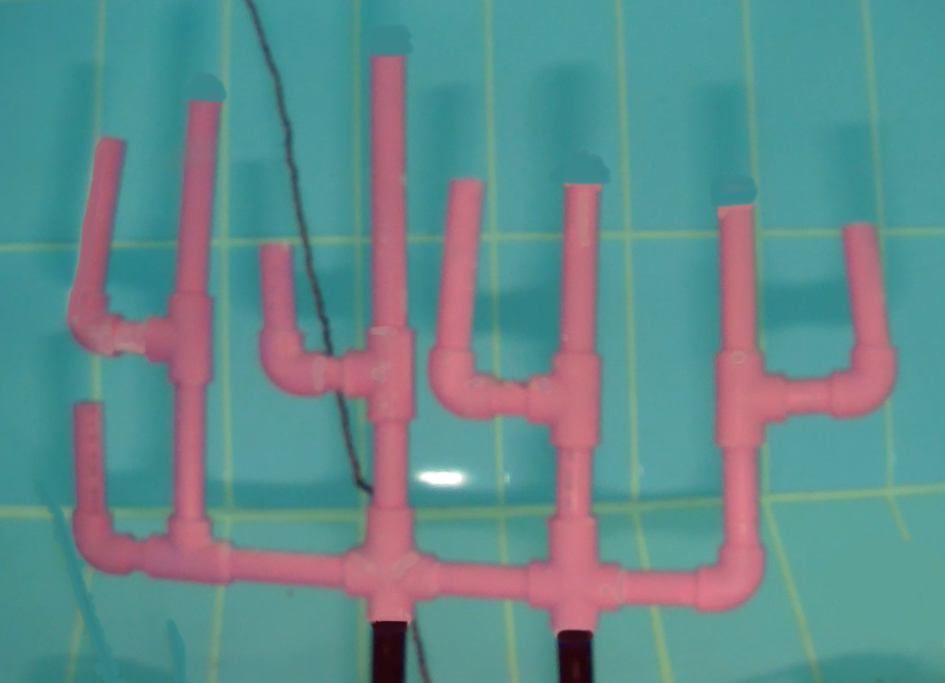
#> input picture deneme4/2.2f.png, 945 x 683 px
$ python eslestirme2.py   (older library calls are emulated)
#> lines starting #> are read from the running program, lines starting #| are printed output that depends on the picture; after the words box and inside, x2 and y2 are one past the last pixel; in counts of white or black regions, pixels touching at a corner belong together
import cv2
import numpy as np
from matplotlib import pyplot as plt

img1 = cv2.imread("2.2f.png")
#> img1 is the input picture: shape (683, 945, 3); mean B, G, R 140.3, 138.9, 97.9
img2 = cv2.imread("1.1f.png")
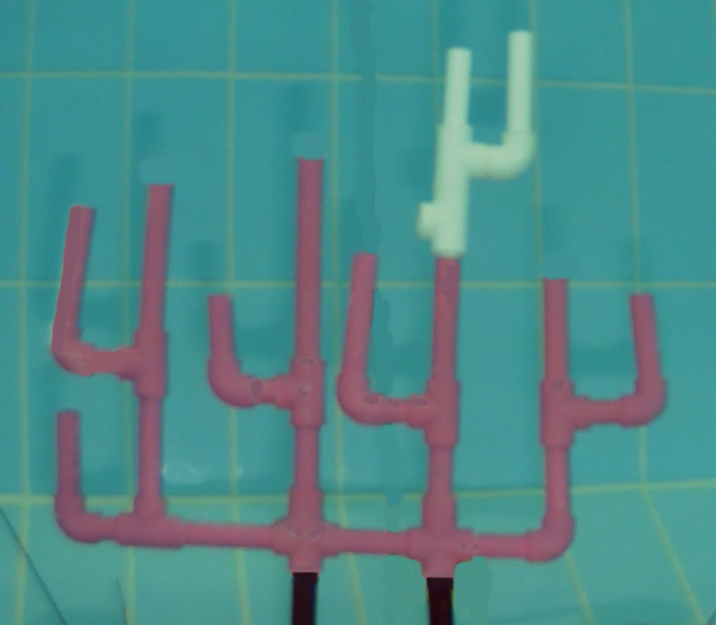
#> input picture deneme4/1.1f.png, 716 x 625 px
#> img2 is the input picture: shape (625, 716, 3); mean B, G, R 137.7, 137.7, 77.8

copyimg1 = img1.copy()
copyimg2 = img2.copy()

img1zero = np.zeros((img1.shape[0],img1.shape[1],3), np.uint8)
img1k = np.zeros((img1.shape[0],img1.shape[1],3), np.uint8)
img1y = np.zeros((img1.shape[0],img1.shape[1],3), np.uint8)
img1m = np.zeros((img1.shape[0],img1.shape[1],3), np.uint8)

img2k = np.zeros((img2.shape[0],img2.shape[1],3), np.uint8)
img2y = np.zeros((img2.shape[0],img2.shape[1],3), np.uint8)
img2m = np.zeros((img2.shape[0],img2.shape[1],3), np.uint8)
img2zero = np.zeros((img2.shape[0],img2.shape[1],3), np.uint8)

kernel = np.ones((2,2),np.uint8)

def bitwise_alma(img):
    hsv1 = cv2.cvtColor(img,cv2.COLOR_BGR2HSV)
    lower_pembe = np.array([148, 0, 100])
    upper_pembe = np.array([179, 255, 255])

    mask1 = cv2.inRange(hsv1, lower_pembe, upper_pembe)
    bitwise1 = cv2.bitwise_and(img, img, mask=mask1)


    lower_beyaz = np.array([63, 28, 183])
    upper_beyaz = np.array([81, 255, 255])

    hsv2 = cv2.cvtColor(img, cv2.COLOR_BGR2HSV)
    mask2 = cv2.inRange(hsv2, lower_beyaz, upper_beyaz)
    bitwise2 = cv2.bitwise_and(img, img, mask=mask2)

    top_bitwise =cv2.add(bitwise1,bitwise2)
    return top_bitwise

def mask_alma_beyaz(img):
    lower_beyaz = np.array([63, 28, 183])
    upper_beyaz = np.array([81, 255, 255])

    hsv2 = cv2.cvtColor(img, cv2.COLOR_BGR2HSV)
    mask2 = cv2.inRange(hsv2, lower_beyaz, upper_beyaz)
    return mask2

def mask_alma_sari(img):
    lower_sari = np.array([20, 0, 0])
    upper_sari = np.array([50, 255, 255])

    hsv2 = cv2.cvtColor(img, cv2.COLOR_BGR2HSV)
    mask2 = cv2.inRange(hsv2, lower_sari, upper_sari)
    return mask2

def mask_alma_pembe(img):
    lower_pembe = np.array([148, 0, 100])
    upper_pembe = np.array([179, 255, 255])

    hsv1 = cv2.cvtColor(img, cv2.COLOR_BGR2HSV)
#> hsv1: shape (683, 945, 3); mean H, S, V 106.4, 117.6, 154.3
    mask1 = cv2.inRange(hsv1, lower_pembe, upper_pembe)
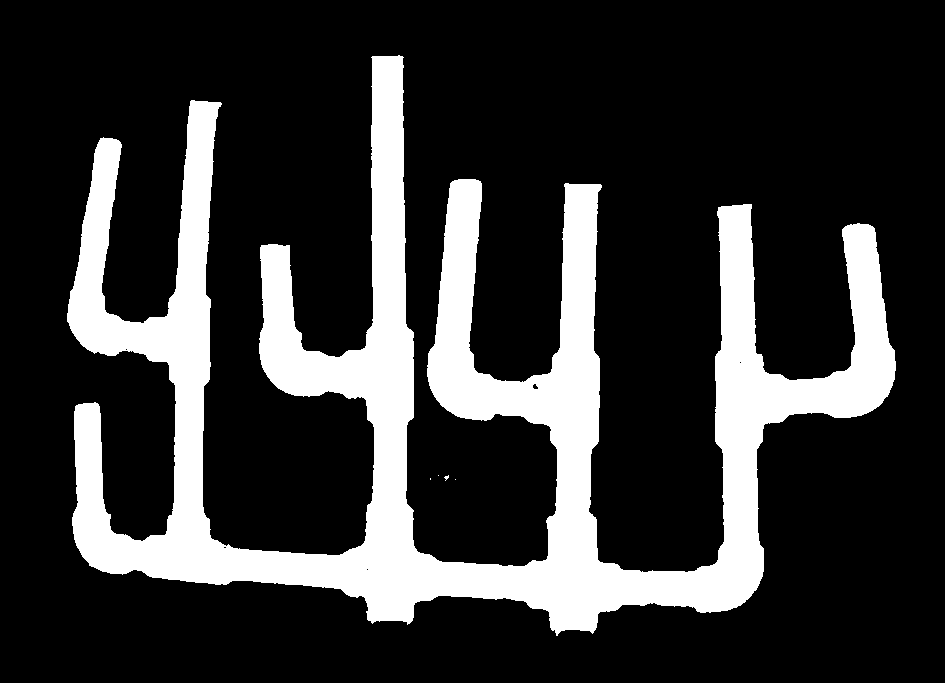
#> mask1: shape (683, 945); 20.5% white; 5 white regions (4 under 20 px), largest, box (x1, y1, x2, y2) and area: (67, 55, 896, 636) 132289
    return mask1


pe1 = mask_alma_pembe(img1)
pe2 = mask_alma_pembe(img2)
#> in mask_alma_pembe (call 2), `hsv1 = cv2.cvtColor(img, cv2.COLOR_BGR2HSV)`: hsv1: shape (625, 716, 3); mean H, S, V 100.6, 130.2, 145.6
#> in mask_alma_pembe (call 2), `mask1 = cv2.inRange(hsv1, lower_pembe, upper_pembe)`: mask1: shape (625, 716); 14.1% white; 1 white region, box (x1, y1, x2, y2) and area: (51, 158, 664, 578) 63122


dilation1 = cv2.dilate(pe1,kernel, iterations = 5)
#> dilation1: shape (683, 945); 23.7% white; 4 white regions, box (x1, y1, x2, y2) and area: (67, 55, 901, 641) 152570, (438, 475, 454, 486) 132, (430, 478, 436, 485) 42, (455, 479, 461, 485) 36
dilation2 = cv2.dilate(pe2,kernel, iterations = 5)
#> dilation2: shape (625, 716); 17.4% white; 1 white region, box (x1, y1, x2, y2) and area: (51, 158, 669, 583) 78020

erode1 = cv2.erode(pe1,kernel,iterations = 3)
#> erode1: shape (683, 945); 18.6% white; 1 white region, box (x1, y1, x2, y2) and area: (70, 59, 896, 633) 120031
erode2 = cv2.erode(pe2,kernel,iterations = 3)
#> erode2: shape (625, 716); 12.1% white; 1 white region, box (x1, y1, x2, y2) and area: (54, 163, 663, 577) 54193

cv2.imshow("Maske Pe 1",pe1)
# [9 lines of commented-out code are left out]

sobelSol = cv2.Sobel(erode1, cv2.CV_8U, 1, 0, ksize=1)
#> sobelSol: shape (683, 945); 0.83% white in thin lines or dots, all inside (x1, y1, x2, y2) = (69, 59, 859, 633)
cv2.imshow("x8u 1", sobelSol)

sobelx = cv2.Sobel(erode1, cv2.CV_64F, 1, 0, ksize=1)
abs_sobelx = np.absolute(sobelx)
#> abs_sobelx: shape (683, 945) float64; 1.7% white in thin lines or dots, all inside (x1, y1, x2, y2) = (69, 59, 897, 633)
sobelX = np.uint8(abs_sobelx)

sobelSag = sobelX - sobelSol
#> sobelSag: shape (683, 945); 0.83% white in thin lines or dots, all inside (x1, y1, x2, y2) = (97, 59, 897, 633)
cv2.imshow("sag", sobelSag)

contours, hierarchy = cv2.findContours(sobelSol, cv2.RETR_EXTERNAL, cv2.CHAIN_APPROX_SIMPLE)
#> contours = 117 contours, 103 with area under 20; largest, box (x1, y1, x2, y2) and area: (715, 210, 728, 568) 355, (363, 59, 377, 353) 291, (429, 183, 461, 417) 227, (167, 103, 194, 320) 214, (69, 141, 104, 353) 207

hull = []

liste = []
for i in range(len(contours)):
    a = 0
    area = cv2.contourArea(contours[i])
    # print(area)
    if area < 30:
        # print("Çıkarıldı")
        pass
    else:
        # print("Eklendi")
        liste.insert(a, cv2.boundingRect(contours[i]))
        (x, y, w, h) = cv2.boundingRect(contours[i])
        cv2.rectangle(img1zero, (x, y), (x + w, y + h), (0, 0, 255), -1)
        cv2.circle(img1k, (x, y), 25, (0, 0, 255), -1, -1)
        hull.append(cv2.convexHull(contours[i], False))
        a = a + 1
#> this loop made 117 passes
#> (a, area, x, y, w, h) on passes 61, 63, 74, 76, 93, 104, 106, 108, 112, 113, 115, 116: (1, 43, 548, 519, 5, 44), (1, 92, 549, 425, 12, 94), (1, 157, 74, 407, 21, 160), (1, 148, 363, 397, 15, 152), (1, 154, 169, 362, 11, 156), (1, 141, 261, 248, 28, 145), (1, 143, 844, 228, 15, 146), (1, 355, 715, 210, 13, 358), (1, 187.5, 550, 186, 19, 191), (1, 227, 429, 183, 32, 234), (1, 207, 69, 141, 35, 212), (1, 214.5, 167, 103, 27, 217)
#> (a, area) on pass 23: (0, 23)
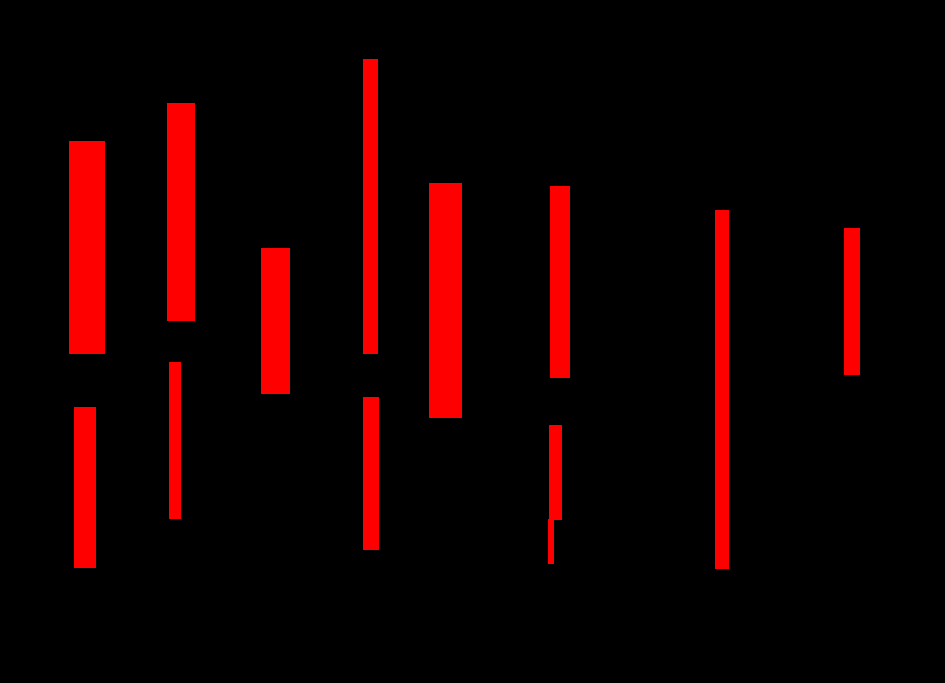
#> img1zero: shape (683, 945, 3); mean of channels 0, 1, 2 0, 0, 20.1; drawn as B, G, R
#> after the loop, hull = 13 contours; largest, box (x1, y1, x2, y2) and area: (429, 183, 461, 417) 4400, (69, 141, 104, 353) 3500, (715, 210, 728, 568) 2936, (363, 59, 377, 353) 1968, (261, 248, 289, 393) 1794; liste = 13 items, first 6: (363, 59, 14, 294), (167, 103, 27, 217), (69, 141, 35, 212), (429, 183, 32, 234), (550, 186, 19, 191), (715, 210, 13, 358)

    # [4 lines of commented-out code are left out]

contours, hierarchy = cv2.findContours(sobelSag, cv2.RETR_EXTERNAL, cv2.CHAIN_APPROX_SIMPLE)
#> contours = 98 contours, 88 with area under 20; largest, box (x1, y1, x2, y2) and area: (402, 59, 421, 556) 493, (202, 105, 222, 543) 434, (588, 187, 602, 565) 375, (468, 183, 483, 376) 191, (740, 424, 766, 606) 178

hull = []

liste = []
for i in range(len(contours)):
    a = 0
    area = cv2.contourArea(contours[i])
    # print(area)
    if area < 30:
        # print("Çıkarıldı")
        pass
    else:
        # print("Eklendi")
        liste.insert(a, cv2.boundingRect(contours[i]))
        (x, y, w, h) = cv2.boundingRect(contours[i])
        cv2.rectangle(img1zero, (x, y), (x + w, y + h), (0, 255, 0), -1)
        cv2.circle(img1y, (x, y), 25, (0, 255, 0), -1, -1)
        hull.append(cv2.convexHull(contours[i], False))
        a = a + 1
#> this loop made 98 passes
#> (a, area, x, y, w, h) on passes 51, 61, 84, 87, 88, 89, 91, 93, 95, 98: (1, 178, 740, 424, 26, 182), (1, 110, 97, 406, 12, 111), (1, 102.5, 289, 248, 18, 106), (1, 178, 866, 227, 31, 187), (1, 149, 750, 207, 8, 150), (1, 375, 588, 187, 14, 378), (1, 191, 468, 183, 15, 193), (1, 172, 101, 142, 22, 175), (1, 434, 202, 105, 20, 438), (1, 493, 402, 59, 19, 497)
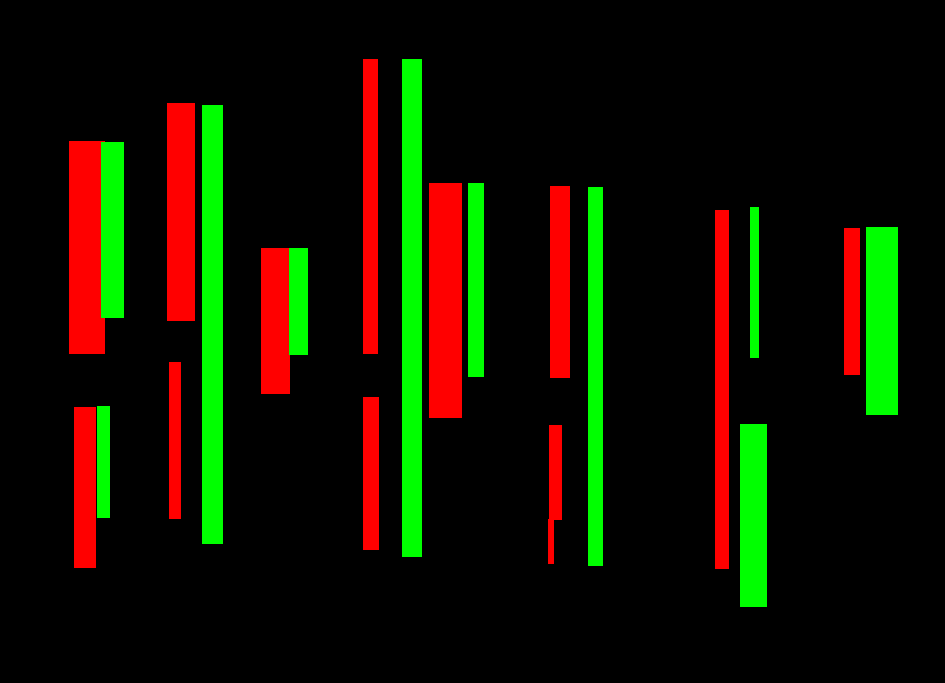
#> img1zero: shape (683, 945, 3); 7.41% of pixels changed, all inside (x1, y1, x2, y2) = (97, 59, 898, 607); drawn as B, G, R
#> after the loop, hull = 10 contours; largest, box (x1, y1, x2, y2) and area: (202, 105, 222, 543) 5100, (402, 59, 421, 556) 4197, (866, 227, 897, 414) 3616, (588, 187, 602, 565) 3120, (740, 424, 766, 606) 2396; liste = [(402, 59, 19, 497), (202, 105, 20, 438), (101, 142, 22, 175), (468, 183, 15, 193), (588, 187, 14, 378), (750, 207, 8, 150), (866, 227, 31, 187), (289, 248, 18, 106), (97, 406, 12, 111), (740, 424, 26, 182)]

# [4 lines of commented-out code are left out]
img1ky = img1k + img1y

img1ky = mask_alma_sari(img1ky)
#> in mask_alma_sari, `hsv2 = cv2.cvtColor(img, cv2.COLOR_BGR2HSV)`: hsv2: shape (683, 945, 3); mean H, S, V 1.7, 16.7, 16.7
#> in mask_alma_sari, `mask2 = cv2.inRange(hsv2, lower_sari, upper_sari)`: mask2: shape (683, 945); 0.73% white; 9 white regions
cv2.imshow("img1ky", img1ky)

contours, hierarchy = cv2.findContours(img1ky, cv2.RETR_EXTERNAL, cv2.CHAIN_APPROX_SIMPLE)
#> contours = 9 contours; largest, box (x1, y1, x2, y2) and area: (841, 205, 870, 251) 903, (72, 384, 100, 430) 858, (264, 228, 287, 269) 642, (76, 123, 95, 162) 483, (177, 86, 193, 122) 370

points1 = []

for i in range(len(contours)):
    (x, y, w, h) = cv2.boundingRect(contours[i])
    points1.append((int(x + (w / 2)),int(y + (h / 2))))
    cv2.circle(img1, (int(x + (w / 2)), int(y + (h / 2))), 5, (255, 0, 0), 1, -1)
#> this loop made 9 passes
#> (x, y, w, h) on passes 1 to 9: (72, 384, 28, 46), (264, 228, 23, 41), (841, 205, 29, 46), (725, 191, 16, 36), (563, 170, 13, 33), (443, 168, 12, 31), (76, 123, 19, 39), (177, 86, 16, 36), (377, 44, 12, 31)
#> after the loop, points1 = [(86, 407), (275, 248), (855, 228), (733, 209), (569, 186), (449, 183), (85, 142), (185, 104), (383, 59)]

#######################################################################################################################


sobelSol = cv2.Sobel(erode2, cv2.CV_8U, 1, 0, ksize=1)
#> sobelSol: shape (625, 716); 0.86% white in thin lines or dots, all inside (x1, y1, x2, y2) = (53, 163, 643, 577)
cv2.imshow("x8u 2", sobelSol)

sobelx = cv2.Sobel(erode2, cv2.CV_64F, 1, 0, ksize=1)
#> sobelx: shape (625, 716) float64
abs_sobelx = np.absolute(sobelx)
#> abs_sobelx: shape (625, 716) float64; 1.7% white in thin lines or dots, all inside (x1, y1, x2, y2) = (53, 163, 664, 577)
sobelX = np.uint8(abs_sobelx)

sobelSag = sobelX - sobelSol
#> sobelSag: shape (625, 716); 0.86% white in thin lines or dots, all inside (x1, y1, x2, y2) = (72, 163, 664, 577)
cv2.imshow("sag", sobelSag)

contours, hierarchy = cv2.findContours(sobelSol, cv2.RETR_EXTERNAL, cv2.CHAIN_APPROX_SIMPLE)
#> contours = 81 contours, 69 with area under 20; largest, box (x1, y1, x2, y2) and area: (538, 283, 551, 535) 249, (289, 163, 304, 378) 213, (339, 258, 361, 422) 159, (132, 189, 155, 350) 159, (53, 209, 78, 366) 154

hull = []

liste = []
for i in range(len(contours)):
    a = 0
    area = cv2.contourArea(contours[i])
    # print(area)
    if area < 30:
        # print("Çıkarıldı")
        pass
    else:
        # print("Eklendi")
        liste.insert(a, cv2.boundingRect(contours[i]))
        (x, y, w, h) = cv2.boundingRect(contours[i])
        cv2.rectangle(img2zero, (x, y), (x + w, y + h), (0, 0, 255), -1)
        cv2.circle(img2k, (x, y), 25, (0, 0, 255), -1, -1)
        hull.append(cv2.convexHull(contours[i], False))
        a = a + 1
#> this loop made 81 passes
#> (a, area, x, y, w, h) on passes 42, 50, 51, 64, 73, 74, 75, 76, 77, 79, 80, 81: (1, 101, 421, 428, 13, 103), (1, 116, 58, 417, 25, 123), (1, 110, 286, 409, 15, 114), (1, 135, 132, 379, 13, 137), (1, 103, 211, 299, 26, 108), (1, 97, 633, 298, 10, 101), (1, 249, 538, 283, 13, 252), (1, 136, 425, 261, 18, 137), (1, 159, 339, 258, 22, 164), (1, 154, 53, 209, 25, 157), (1, 159, 132, 189, 23, 161), (1, 213, 289, 163, 15, 215)
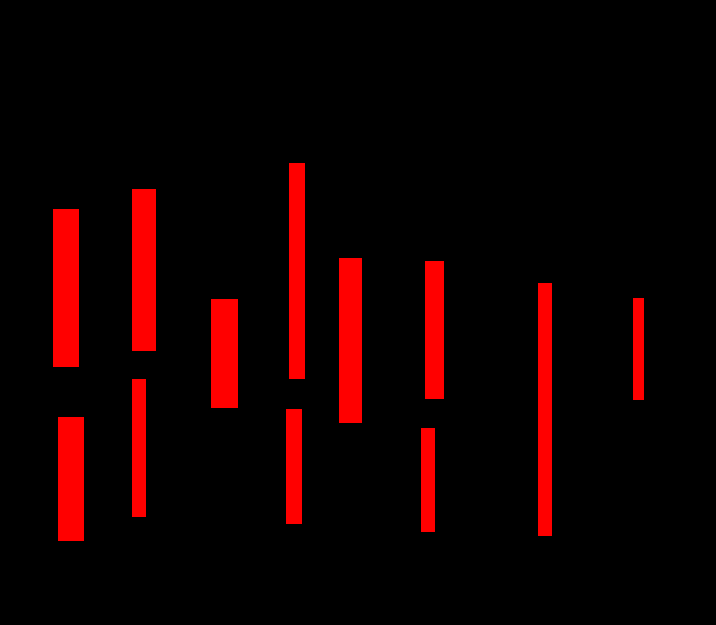
#> img2zero: shape (625, 716, 3); mean of channels 0, 1, 2 0, 0, 19.3; drawn as B, G, R
#> after the loop, hull = 12 contours; largest, box (x1, y1, x2, y2) and area: (339, 258, 361, 422) 2214, (538, 283, 551, 535) 1712, (58, 417, 83, 540) 1490, (53, 209, 78, 366) 1380, (132, 379, 145, 516) 1356; liste = [(289, 163, 15, 215), (132, 189, 23, 161), (53, 209, 25, 157), (339, 258, 22, 164), (425, 261, 18, 137), (538, 283, 13, 252), (633, 298, 10, 101), (211, 299, 26, 108), (132, 379, 13, 137), (286, 409, 15, 114), (58, 417, 25, 123), (421, 428, 13, 103)]

    # [4 lines of commented-out code are left out]

contours, hierarchy = cv2.findContours(sobelSag, cv2.RETR_EXTERNAL, cv2.CHAIN_APPROX_SIMPLE)
#> contours = 75 contours, 65 with area under 20; largest, box (x1, y1, x2, y2) and area: (315, 164, 324, 526) 361, (156, 189, 170, 520) 329, (449, 262, 460, 533) 269, (363, 257, 376, 397) 137, (74, 211, 91, 347) 133

hull = []

liste = []
for i in range(len(contours)):
    a = 0
    area = cv2.contourArea(contours[i])
    # print(area)
    if area < 30:
        # print("Çıkarıldı")
        pass
    else:
        # print("Eklendi")
        liste.insert(a, cv2.boundingRect(contours[i]))
        (x, y, w, h) = cv2.boundingRect(contours[i])
        cv2.rectangle(img2zero, (x, y), (x + w, y + h), (0, 255, 0), -1)
        cv2.circle(img2y, (x, y), 25, (0, 255, 0), -1, -1)
        hull.append(cv2.convexHull(contours[i], False))
        a = a + 1
#> this loop made 75 passes
#> area on passes 1 to 12: 14, 0, 0, 0, 14, 3, 0, 0, 0, 0, 0, 0
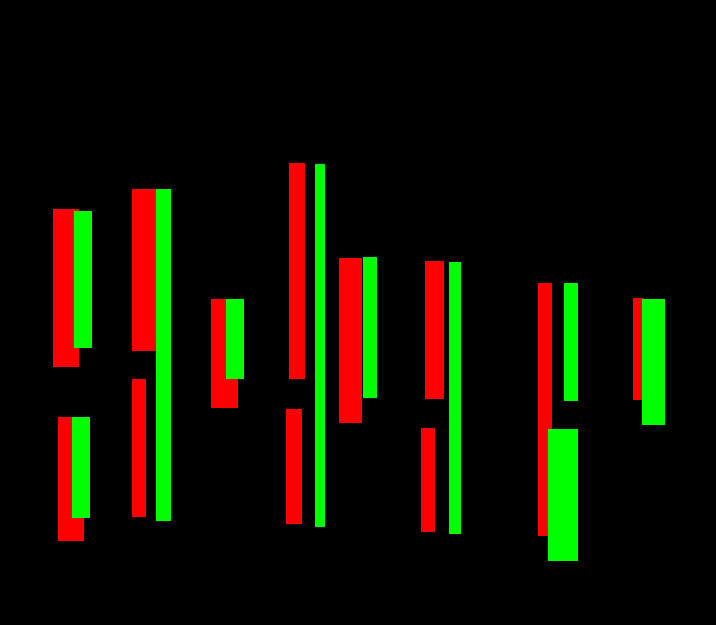
#> img2zero: shape (625, 716, 3); 6.28% of pixels changed, all inside (x1, y1, x2, y2) = (72, 164, 665, 561); drawn as B, G, R

# [4 lines of commented-out code are left out]
img2ky = img2k + img2y

img2ky = mask_alma_sari(img2ky)
#> in mask_alma_sari (call 2), `hsv2 = cv2.cvtColor(img, cv2.COLOR_BGR2HSV)`: hsv2: shape (625, 716, 3); mean H, S, V 2.1, 20.3, 20.3
#> in mask_alma_sari (call 2), `mask2 = cv2.inRange(hsv2, lower_sari, upper_sari)`: mask2: shape (625, 716); 2.1% white; 9 white regions, largest, box (x1, y1, x2, y2) and area: (617, 274, 659, 324) 1582, (47, 393, 84, 442) 1337, (201, 275, 237, 324) 1288
cv2.imshow("img1ky", img2ky)

contours, hierarchy = cv2.findContours(img2ky, cv2.RETR_EXTERNAL, cv2.CHAIN_APPROX_SIMPLE)

points2 = []

for i in range(len(contours)):
    (x, y, w, h) = cv2.boundingRect(contours[i])
    points2.append((int(x + (w / 2)), int(y + (h / 2))))
    cv2.circle(img2, (int(x + (w / 2)), int(y + (h / 2))), 5, (255, 0, 0), 1, -1)
#> this loop made 9 passes

print(points1)
#| [(86, 407), (275, 248), (855, 228), (733, 209), (569, 186), (449, 183), (85, 142), (185, 104), (383, 59)]
print(points2)
#| [(65, 417), (219, 299), (638, 299), (551, 283), (437, 261), (351, 258), (64, 210), (144, 189), (302, 164)]

keypoints1 = np.float32(points1)
keypoints2 = np.float32(points2)


h, mask = cv2.findHomography(keypoints1, keypoints2, cv2.RANSAC)
height, width, channels = img2.shape
warped = cv2.warpPerspective(copyimg1, h, (width, height))

added = cv2.addWeighted(bitwise_alma(warped),0.5,copyimg2,0.5,0)
#> in bitwise_alma, `hsv1 = cv2.cvtColor(img,cv2.COLOR_BGR2HSV)`: hsv1: shape (625, 716, 3); mean H, S, V 79, 87.5, 113.6
#> in bitwise_alma, `mask1 = cv2.inRange(hsv1, lower_pembe, upper_pembe)`: mask1: shape (625, 716); 15.3% white; 4 white regions (3 under 20 px), largest, box (x1, y1, x2, y2) and area: (48, 161, 653, 572) 68651
#> in bitwise_alma, `mask2 = cv2.inRange(hsv2, lower_beyaz, upper_beyaz)`: mask2: shape (625, 716); 0% white in thin lines or dots, all inside (x1, y1, x2, y2) = (324, 461, 390, 467)
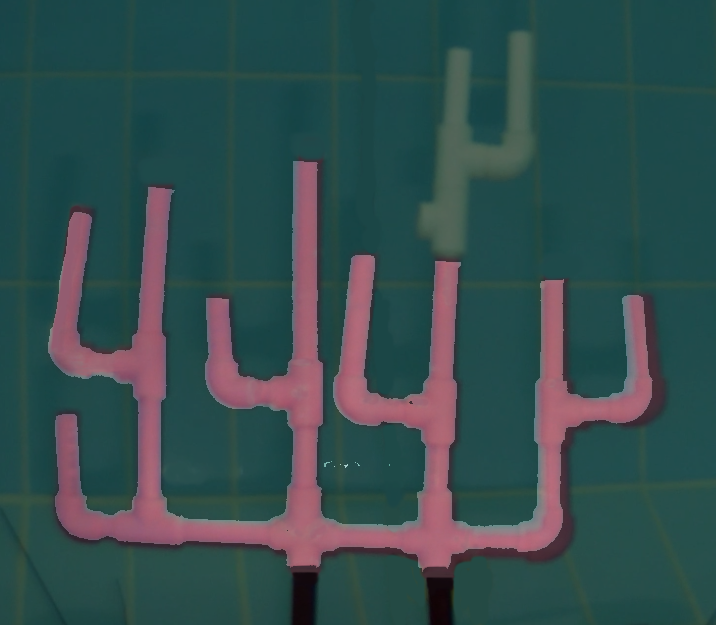
#> added: shape (625, 716, 3); mean B, G, R 78.2, 77.1, 52.3
cv2.imshow("Added", added)


#cv2.imshow("Mavi",img1m)
#cv2.imshow("Yeşil",img1y)
#cv2.imshow("Kırmızı",img1k)


cv2.imshow("img1zero",img1zero)
#cv2.imshow("Erode 2",erode2)

cv2.imshow("IMG 1",img1)
cv2.imshow("IMG 2",img2)

cv2.waitKey(0)
cv2.destroyAllWindows()
